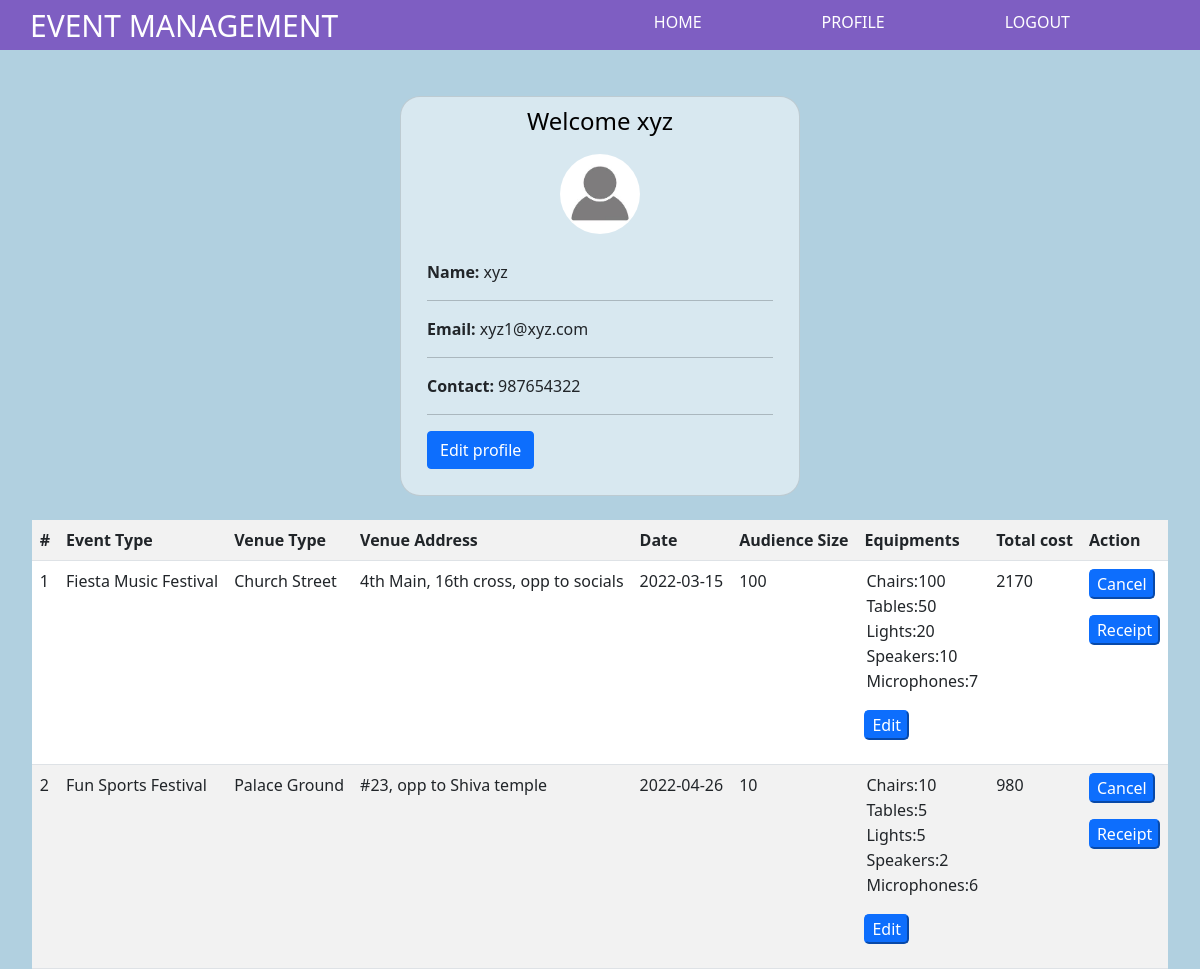
Page /users/profile.php (signed in) on the committed database.
### tables this page shows
CREATE TABLE `equipments` (
  `eid` int(3) NOT NULL,
  `chairs_no` int(3) NOT NULL,
  `tables_no` int(3) NOT NULL,
  `lights_no` int(3) NOT NULL,
  `speakers_no` int(3) NOT NULL,
  `microphones_no` int(3) NOT NULL,
  `venue_booking_id` int(3) NOT NULL
);

CREATE TABLE `event` (
  `id` int(1) NOT NULL,
  `name` varchar(25) NOT NULL,
  `description` varchar(100) NOT NULL
);

CREATE TABLE `venue` (
  `id` int(1) NOT NULL,
  `name` varchar(25) NOT NULL,
  `address` varchar(100) NOT NULL,
  `description` varchar(200) NOT NULL,
  `rate` int(5) NOT NULL
);

CREATE TABLE `venue_booking` (
  `id` int(3) NOT NULL,
  `user_name` varchar(25) NOT NULL,
  `email` varchar(50) NOT NULL,
  `user_phone` int(10) NOT NULL,
  `venue_id` int(1) NOT NULL,
  `event_id` int(1) NOT NULL,
  `date` date NOT NULL,
  `audience_size` int(3) NOT NULL
);

### users/profile.php (the view, shortened to what this page needs)
<!DOCTYPE html>
<html lang="en">
<head>
  <link href="https://cdn.jsdelivr.net/npm/bootstrap@5.1.3/dist/css/bootstrap.min.css" rel="stylesheet">
</head>
<body>
    <header class="homepage" >
        <nav id="navbar" class="navbar navbar-default navbar-fixed-top">
        <div class="navbar-header" style="font-size:30px;">
             EVENT MANAGEMENT
             </div>  <ul style="margin-top:10px;">
                    <li><a href="index.php">HOME</a></li>
                    <li><a href="profile.php">PROFILE</a></li>
                    <li><a href="../login.php">LOGOUT</a></li>
                    </ul>
                    </nav>
      </header>
  <div class="container">
  <div class="card m-auto" style="width:400px">
    <h4 class="card-title">Welcome <?php echo $_SESSION['name'];?></h4>
    <img class="card-img-top m-auto" src="images/avtar.jpg" alt="Card image" style="width:100px; height: 100px; padding: 10px; border-radius:50%;">
    <div class="card-body">
      <p> <b>Name:  </b><?php echo $_SESSION['name'];?> <hr> </p>
      <p> <b>Email:  </b><?php echo $_SESSION['email'];?> <hr> </p>
      <p> <b>Contact:  </b><?php echo $_SESSION['phone_no'];?> <hr> </p>
      <a href="editprofile.php" class="btn btn-primary">Edit profile</a>
    </div>
  </div>
  <br>
</div>
<center>
        <div class="panel-body">
          <table class="table table-striped table-hover">
            <tr>
            <th>#</th>
            <th>Event Type</th>
            <th>Venue Type</th>
            <th>Venue Address</th>
            <th>Date</th>
            <th>Audience Size</th>
            <th>Equipments</th>
            <th>Total cost</th>
            <th>Action</th>
            </tr>
        <?php
        $i=1;
        $link = mysqli_connect('localhost', 'root', '');
        mysqli_select_db($link, "user_info");
        $sql="SELECT * from `venue_booking` where `user_phone` ='".$_SESSION['phone_no']."' ";
        $sql_event_name = "SELECT `name` FROM `event` e, `venue_booking` v where e.id = v.event_id and v.user_phone = ".$_SESSION['phone_no']."  ";
        $res = mysqli_query ($link, $sql);
        $res_event_name = mysqli_query($link, $sql_event_name);
        $sql_venue = "SELECT * FROM `venue` v, `venue_booking` vb where v.id = vb.venue_id and vb.user_phone = ".$_SESSION['phone_no']."  ";
        $res_venue = mysqli_query($link, $sql_venue);
        $sql_equipments = "SELECT * FROM `equipments` e, `venue_booking` vb where e.venue_booking_id = vb.id and vb.user_phone = ".$_SESSION['phone_no']."  ";
        $res_equipments = mysqli_query($link, $sql_equipments);
        while($row = mysqli_fetch_array($res)
        and $row_event_name = mysqli_fetch_array($res_event_name)
         and $row_venue = mysqli_fetch_array($res_venue)
         and $row_equipments = mysqli_fetch_array($res_equipments)
         )
        {
        echo "<tr>";
          echo "<td>"; echo $i++; echo" </td>";
           echo "<td>"; echo $row_event_name["name"]; echo" </td>";
           echo "<td>"; echo $row_venue["name"]; echo" </td>";
           echo "<td>"; echo $row_venue["address"]; echo" </td>";
           echo "<td>"; echo $row["date"]; echo" </td>";
           echo "<td>"; echo $row["audience_size"]; echo" </td>";
           echo "<td>"; echo "
           <p>
             <option value='1'> Chairs:"; echo $row_equipments['chairs_no'] ; echo " </option>
             <option value='2'> Tables:"; echo $row_equipments["tables_no"]; echo"</option>
             <option value='3'> Lights:"; echo $row_equipments["lights_no"]; echo"</option>
             <option value='4'> Speakers:"; echo $row_equipments["speakers_no"]; echo"</option>
             <option value='5'> Microphones:"; echo $row_equipments["microphones_no"]; echo"</option>
           </p>  ";
           $equip_id =  $row_equipments["eid"];
           echo "<p><a href = 'edit_equipments.php?id= $equip_id'>"; echo "<button type='submit'>Edit</button></p>";
            $rate = ($row_equipments["chairs_no"] + $row_equipments["tables_no"] + $row_equipments["lights_no"] + $row_equipments["speakers_no"] + $row_equipments["microphones_no"]) * 10 + $row_venue["rate"];
           echo "<td>"; echo $rate; echo" </td>";
           $id = $row["id"];
           echo "<td> "; echo "<p><a href = 'delete.php?id= $id'>"; echo "<button type='submit'>Cancel</button></p>";
           echo "<p><a href = 'receipt.php?id= $id' >"; echo "<button type='submit'>Receipt</button></p>";
            echo "</td>";
        echo "</tr>";
        }
        ?>
        </table>
              </div>
</body>
</html>

### users/profile.php (style rules this page uses)
body { background-color:#B1D0E0; }
.card-title { margin-bottom: 0.5rem; color: black; text-align: center; }
.card { padding: 10px; border-radius:20px; background-color: rgba(255, 255, 255,0.5); }
button { color: #fff; background-color: #0d6efd; border-color: #0d6efd; border-radius:5px; }
.container { margin-top: 6rem !important ; }
#navbar { background:#7E5EC2; color: #fff; display: flex; align-items: center; justify-content: space-between; margin: auto; padding: 0 30px; width: 100%; top:0; position: fixed; height: 50px; z-index: 2; }
#navbar ul { display: flex; list-style: none; }
#navbar ul a { margin-right: 80px; padding: 20px; color: #fff; text-decoration: none; }
table { margin: 20px; display: inline; }
.table>:not(caption)>*>* { padding: 0.5rem 0.5rem; background-color: white !important; border-bottom-width: 1px; box-shadow: inset 0 0 0 9999px var(--bs-table-accent-bg); }

### rows in the picture
equipments: venue_booking.date "2022-03-15", venue_booking.audience_size "100", rate "2170"
event: name "Fiesta Music Festival"
venue: name "Church Street", address "4th Main, 16th cross, opp to socials"
equipments: venue_booking.date "2022-04-26", venue_booking.audience_size "10", rate "980"
event: name "Fun Sports Festival"
venue: name "Palace Ground", address "#23, opp to Shiva temple"

### other values in the picture
$_SESSION['name'] "xyz"
$_SESSION['email'] "xyz1@xyz.com"
$_SESSION['phone_no'] "987654322"
